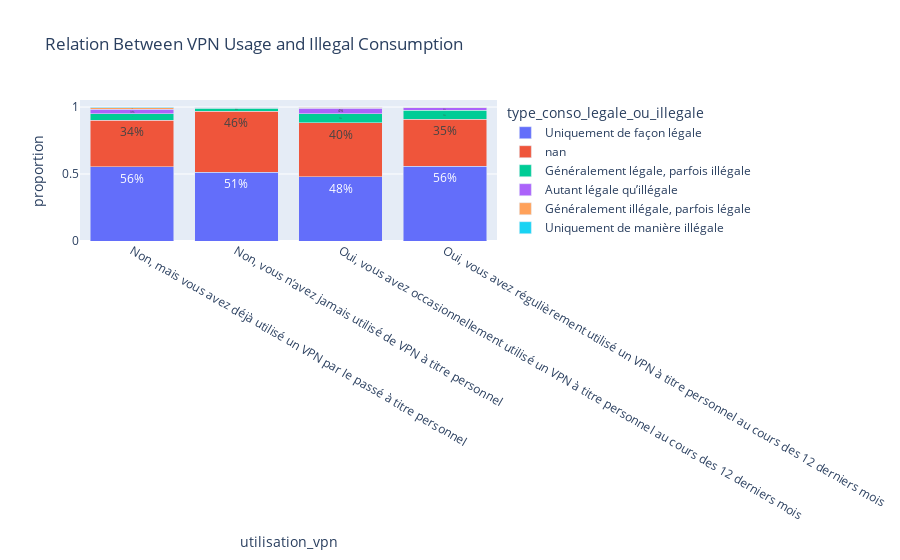

The notebook cell this image was saved under:
### Code cell
vpn_illegal = (
    df.groupby("utilisation_vpn")["type_conso_legale_ou_illegale"]
    .value_counts(normalize=True)
    .rename("proportion")
    .reset_index()
)

fig = px.bar(
    vpn_illegal,
    x="utilisation_vpn",
    y="proportion",
    color="type_conso_legale_ou_illegale",
    title="Relation Between VPN Usage and Illegal Consumption",
    barmode="stack",
    text_auto=".0%"
)
fig.show()

### Figure 1 — Plotly figure (JSON) as saved in the notebook; plotly's stock layout.template omitted (floating-point values rounded to 4 significant figures)
{"data": [{"hovertemplate": "type_conso_legale_ou_illegale=Uniquement de façon légale<br>utilisation_vpn=%{x}<br>proportion=%{y}<extra></extra>", "legendgroup": "Uniquement de façon légale", "marker": {"color": "#636efa", "pattern": {"shape": ""}}, "name": "Uniquement de façon légale", "orientation": "v", "showlegend": true, "textposition": "auto", "texttemplate": "%{y:.0%}", "type": "bar", "x": ["Non, mais vous avez déjà utilisé un VPN par le passé à titre personnel", "Non, vous n’avez jamais utilisé de VPN à titre personnel", "Oui, vous avez occasionnellement utilisé un VPN à titre personnel au cours des 12 derniers mois", "Oui, vous avez régulièrement utilisé un VPN à titre personnel au cours des 12 derniers mois"], "xaxis": "x", "y": [0.5556, 0.5145, 0.479, 0.5597], "yaxis": "y"}, {"hovertemplate": "type_conso_legale_ou_illegale=nan<br>utilisation_vpn=%{x}<br>proportion=%{y}<extra></extra>", "legendgroup": "nan", "marker": {"color": "#EF553B", "pattern": {"shape": ""}}, "name": "nan", "orientation": "v", "showlegend": true, "textposition": "auto", "texttemplate": "%{y:.0%}", "type": "bar", "x": ["Non, mais vous avez déjà utilisé un VPN par le passé à titre personnel", "Non, vous n’avez jamais utilisé de VPN à titre personnel", "Oui, vous avez occasionnellement utilisé un VPN à titre personnel au cours des 12 derniers mois", "Oui, vous avez régulièrement utilisé un VPN à titre personnel au cours des 12 derniers mois"], "xaxis": "x", "y": [0.3446, 0.4556, 0.4044, 0.3484], "yaxis": "y"}, {"hovertemplate": "type_conso_legale_ou_illegale=Généralement légale, parfois illégale<br>utilisation_vpn=%{x}<br>proportion=%{y}<extra></extra>", "legendgroup": "Généralement légale, parfois illégale", "marker": {"color": "#00cc96", "pattern": {"shape": ""}}, "name": "Généralement légale, parfois illégale", "orientation": "v", "showlegend": true, "textposition": "auto", "texttemplate": "%{y:.0%}", "type": "bar", "x": ["Non, mais vous avez déjà utilisé un VPN par le passé à titre personnel", "Non, vous n’avez jamais utilisé de VPN à titre personnel", "Oui, vous avez occasionnellement utilisé un VPN à titre personnel au cours des 12 derniers mois", "Oui, vous avez régulièrement utilisé un VPN à titre personnel au cours des 12 derniers mois"], "xaxis": "x", "y": [0.04896, 0.02002, 0.06843, 0.06935], "yaxis": "y"}, {"hovertemplate": "type_conso_legale_ou_illegale=Autant légale qu’illégale<br>utilisation_vpn=%{x}<br>proportion=%{y}<extra></extra>", "legendgroup": "Autant légale qu’illégale", "marker": {"color": "#ab63fa", "pattern": {"shape": ""}}, "name": "Autant légale qu’illégale", "orientation": "v", "showlegend": true, "textposition": "auto", "texttemplate": "%{y:.0%}", "type": "bar", "x": ["Non, mais vous avez déjà utilisé un VPN par le passé à titre personnel", "Non, vous n’avez jamais utilisé de VPN à titre personnel", "Oui, vous avez occasionnellement utilisé un VPN à titre personnel au cours des 12 derniers mois", "Oui, vous avez régulièrement utilisé un VPN à titre personnel au cours des 12 derniers mois"], "xaxis": "x", "y": [0.0339, 0.007086, 0.03888, 0.01774], "yaxis": "y"}, {"hovertemplate": "type_conso_legale_ou_illegale=Généralement illégale, parfois légale<br>utilisation_vpn=%{x}<br>proportion=%{y}<extra></extra>", "legendgroup": "Généralement illégale, parfois légale", "marker": {"color": "#FFA15A", "pattern": {"shape": ""}}, "name": "Généralement illégale, parfois légale", "orientation": "v", "showlegend": true, "textposition": "auto", "texttemplate": "%{y:.0%}", "type": "bar", "x": ["Non, mais vous avez déjà utilisé un VPN par le passé à titre personnel", "Non, vous n’avez jamais utilisé de VPN à titre personnel", "Oui, vous avez occasionnellement utilisé un VPN à titre personnel au cours des 12 derniers mois", "Oui, vous avez régulièrement utilisé un VPN à titre personnel au cours des 12 derniers mois"], "xaxis": "x", "y": [0.0113, 0.00154, 0.006221, 0.001613], "yaxis": "y"}, {"hovertemplate": "type_conso_legale_ou_illegale=Uniquement de manière illégale<br>utilisation_vpn=%{x}<br>proportion=%{y}<extra></extra>", "legendgroup": "Uniquement de manière illégale", "marker": {"color": "#19d3f3", "pattern": {"shape": ""}}, "name": "Uniquement de manière illégale", "orientation": "v", "showlegend": true, "textposition": "auto", "texttemplate": "%{y:.0%}", "type": "bar", "x": ["Non, mais vous avez déjà utilisé un VPN par le passé à titre personnel", "Non, vous n’avez jamais utilisé de VPN à titre personnel", "Oui, vous avez occasionnellement utilisé un VPN à titre personnel au cours des 12 derniers mois", "Oui, vous avez régulièrement utilisé un VPN à titre personnel au cours des 12 derniers mois"], "xaxis": "x", "y": [0.00565, 0.001232, 0.00311, 0.003226], "yaxis": "y"}], "layout": {"autosize": true, "barmode": "stack", "legend": {"title": {"text": "type_conso_legale_ou_illegale"}, "tracegroupgap": 0}, "title": {"text": "Relation Between VPN Usage and Illegal Consumption"}, "xaxis": {"anchor": "y", "autorange": true, "domain": [0, 1], "range": [-0.5, 3.5], "title": {"text": "utilisation_vpn"}, "type": "category"}, "yaxis": {"anchor": "x", "autorange": true, "domain": [0, 1], "range": [0, 1.053], "title": {"text": "proportion"}, "type": "linear"}}}
